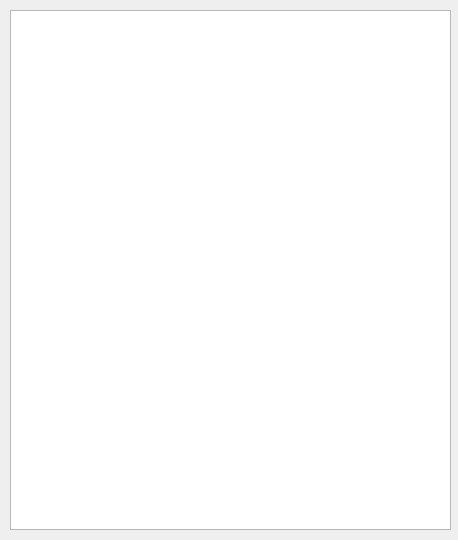
<?xml version="1.0" encoding="UTF-8"?>
<ui version="4.0">
 <class>Form</class>
 <widget class="QWidget" name="Form">
  <property name="geometry">
   <rect>
    <x>0</x>
    <y>0</y>
    <width>458</width>
    <height>540</height>
   </rect>
  </property>
  <property name="windowTitle">
   <string>Цены</string>
  </property>
  <widget class="QTableView" name="view">
   <property name="geometry">
    <rect>
     <x>10</x>
     <y>10</y>
     <width>441</width>
     <height>520</height>
    </rect>
   </property>
  </widget>
 </widget>
 <resources/>
 <connections/>
</ui>
